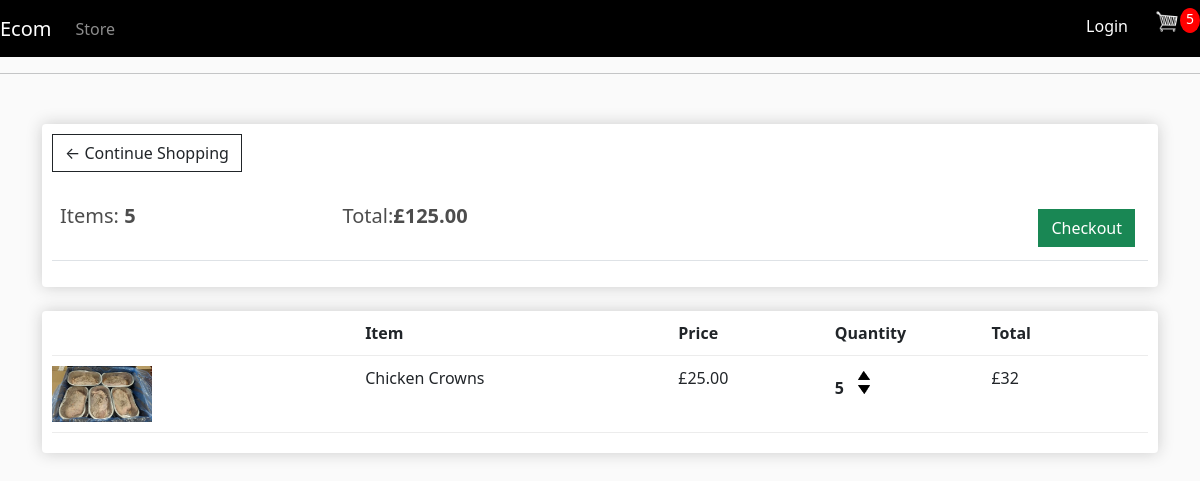
The page /cart/ (signed in) on the database as committed earlier.
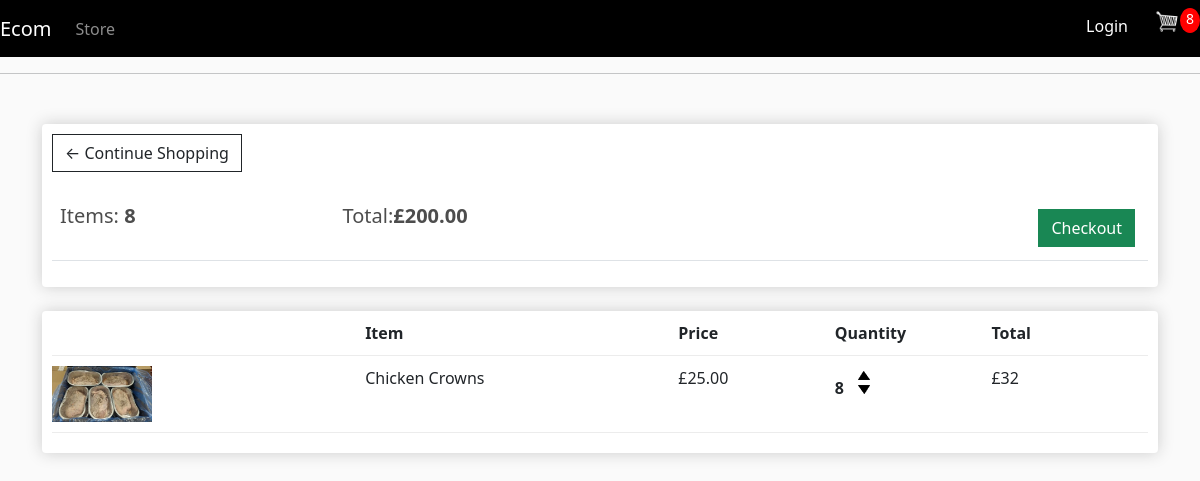
The same page on the database as committed later.
### store/models.py (models this page shows, shortened)
class Order(models.Model):
    customer = models.ForeignKey(Customer, on_delete=models.SET_NULL, null=True, blank=True)
    date_ordered = models.DateTimeField(auto_now_add=True)
    complete = models.BooleanField(default=False)
    transaction_id = models.CharField(max_length=100, null=True)
    @property
    def get_cart_total(self):
        orderitems = self.orderitem_set.all()
        total = sum([item.get_total for item in orderitems])
        return total
    @property
    def get_cart_items(self):
        orderitems = self.orderitem_set.all()
        total = sum([item.quantity for item in orderitems])
        return total

class OrderItem(models.Model):
    product = models.ForeignKey(Product, on_delete=models.SET_NULL, null=True)
    order = models.ForeignKey(Order, on_delete=models.SET_NULL, null=True)
    quantity = models.IntegerField(default=0, null=True, blank=True)
    date_added = models.DateTimeField(auto_now_add=True)
    @property
    def get_total(self):
        total = self.product.price * self.quantity
        return total

class Product(models.Model):
    name = models.CharField(max_length=200)
    price = models.FloatField()
    digital = models.BooleanField(default=False, null=True, blank=False)
    image = models.ImageField(null=True, blank=True)
    @property
    def imageURL(self):
        try:
            url = self.image.url
        except:
            url = ''
        return url

### store/views.py (the view, shortened to what this page needs)
# urls.py: path('cart/', views.cart, name="cart"),
def cart(request):
    if request.user.is_authenticated:
        customer = request.user.customer
        order, created = Order.objects.get_or_create(customer=customer, complete=False)
        items = order.orderitem_set.all()
        cartItems = order.get_cart_items
    context = {'items': items, 'order': order, 'cartItems': cartItems}
    return render(request, 'store/cart.html', context)

### store/templates/store/Cart.html
{% extends 'store/main.html' %}
{% load static %}
{% block content %}
<div class="row">
    <div class="col-lg-12">
        <div class="box-element">
            <a class="btn btn-outline-dark" href="{% url 'store' %}">&#x2190; Continue Shopping</a>
            <br>
            <br>
            <table class="table">
                <tr>
                    <th><h5>Items: <strong>{{order.get_cart_items}}</strong></h5></th>
                    <th><h5>Total:<strong>£{{order.get_cart_total|floatformat:2}}</strong></h5></th>
                    <th>
                        <a style="float:right; margin:5px;" class="btn btn-success"
                           href="{% url 'checkout' %}">Checkout</a>
                    </th>
                </tr>
            </table>
        </div>
        <br>
        <div class="box-element">
            <div class="cart-row">
                <div style="flex:2"></div>
                <div style="flex:2"><strong>Item</strong></div>
                <div style="flex:1"><strong>Price</strong></div>
                <div style="flex:1"><strong>Quantity</strong></div>
                <div style="flex:1"><strong>Total</strong></div>
            </div>
            {% for item in items %}
            <div class="cart-row">
                <div style="flex:2"><img class="row-image" src="{{item.product.imageURL}}"></div>
                <div style="flex:2"><p>{{item.product.name}}</p></div>
                <div style="flex:1"><p>£{{item.product.price|floatformat:2}}</p></div>
                <div style="flex:1">
                    <p class="quantity">{{item.quantity}}</p>
                    <div class="quantity">
                        <img class="chg-quantity update-cart" data-product="{{item.product.id}}" data-action="add"
                             src="{% static  'images/arrowup.png' %}">
                        <img class="chg-quantity update-cart" data-product="{{item.product.id}}" data-action="remove"
                             src="{% static  'images/arrowdown.png' %}">
                    </div>
                </div>
                <div style="flex:1"><p>£32</p></div>
            </div>
            {% endfor %}
        </div>
    </div>
</div>
{% endblock content %}

### store/templates/store/Main.html (shortened to what this page needs)
<!doctype html>
{% load static %}
<html lang="en">
<head>
    <link rel="stylesheet" href="https://cdn.jsdelivr.net/npm/bootstrap@5.3.3/dist/css/bootstrap.min.css">
    <link rel="stylesheet" type="text/css" href="{% static 'css/main.css' %}">
</head>
<body>
<nav class="navbar navbar-expand-lg navbar-dark bg-dark">
    <a class="navbar-brand" href="{% url 'store' %}">Ecom</a>
    <div class="collapse navbar-collapse" id="navbarSupportedContent">
        <ul class="navbar-nav me-auto mb-2 mb-lg-0">
            <li class="nav-item">
                <a class="nav-link" href="{% url 'store' %}">Store </a>
            </li>
        </ul>
        <div class="form-inline my-2 my-lg-0 cart-info">
            <a href="#" class="btn btn-warning loginbtn">Login</a>
            <a href="{% url 'cart' %}">
                <img id="cart-icon" src="{% static 'images/cart.png' %}">
            </a>
            <p id="cart-total">{{cartItems}}</p>
        </div>
    </div>
</nav>
<hr>
<div class="container">
    <br>
    {% block content %}
    {% endblock content %}
</div>
</body>
</html>

### static/css/main.css (style rules this page uses)
body { background-color: hsl(0, 0%, 98%); }
h1, h2, h3, h4, h5, h6 { color: hsl(0, 0%, 30%); }
.box-element { box-shadow: hsl(0, 0%, 80%) 0 0 16px; background-color: #fff; border-radius: 4px; padding: 10px; }
.bg-dark { background-color: #000000 !important; }
#cart-icon { width: 25px; display: inline-block; margin-left: 15px; }
#cart-total { display: block; text-align: center; color: #fff; background-color: red; width: 20px; height: 25px; border-radius: 50%; font-size: 14px; }
.col-lg-4, .col-lg-6, .col-lg-8, .col-lg-12 { margin-top: 10px; }
.btn { border-radius: 0; }
.row-image { width: 100px; }
.cart-row { display: flex; padding-bottom: 10px; margin-bottom: 10px; border-bottom: 1px solid #ececec; }
.quantity { display: inline-block; font-weight: 700; padding-right: 10px; }
.chg-quantity { width: 12px; cursor: pointer; display: block; margin-top: 5px; transition: .1s; }
.cart-info { display: flex; }
.loginbtn { border-radius: 10px; background-color: rgba(0, 0, 0, 0.0); ; color: white; border: none; }

Rows that differ between the two databases and show on the page:
changed through a linked row, Order: get_cart_items "5" → "8"; get_cart_total "125.00" → "200.00"
changed OrderItem "Chicken Crowns": quantity "5" → "8"
Other text that changed with them:
{{ cartItems }}: "5" → "8"
